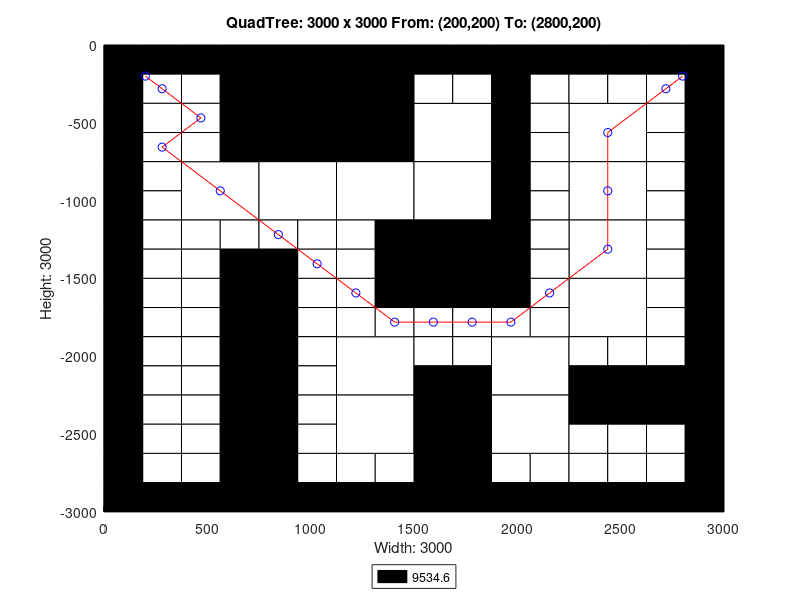

The MATLAB script that drew this image:
axis([0 3000 -3000 0]);
title('QuadTree: 3000 x 3000 From: (200,200) To: (2800,200)');
xlabel('Width: 3000');
ylabel('Height: 3000');
rectangle('Position',[750 -750 750 750], 'FaceColor',[0 0 0]);
rectangle('Position',[375 -1125 375 375], 'FaceColor',[1 1 1]);
rectangle('Position',[750 -1125 375 375], 'FaceColor',[1 1 1]);
rectangle('Position',[1125 -1125 375 375], 'FaceColor',[1 1 1]);
rectangle('Position',[1500 -750 375 375], 'FaceColor',[1 1 1]);
rectangle('Position',[2250 -750 375 375], 'FaceColor',[1 1 1]);
rectangle('Position',[1500 -1125 375 375], 'FaceColor',[1 1 1]);
rectangle('Position',[1500 -1500 375 375], 'FaceColor',[0 0 0]);
rectangle('Position',[2250 -1125 375 375], 'FaceColor',[1 1 1]);
rectangle('Position',[2250 -1500 375 375], 'FaceColor',[1 1 1]);
rectangle('Position',[1125 -2250 375 375], 'FaceColor',[1 1 1]);
rectangle('Position',[1125 -2625 375 375], 'FaceColor',[1 1 1]);
rectangle('Position',[1875 -2250 375 375], 'FaceColor',[1 1 1]);
rectangle('Position',[2250 -1875 375 375], 'FaceColor',[1 1 1]);
rectangle('Position',[1500 -2625 375 375], 'FaceColor',[0 0 0]);
rectangle('Position',[1875 -2625 375 375], 'FaceColor',[1 1 1]);
rectangle('Position',[1500 -3000 375 375], 'FaceColor',[0 0 0]);
rectangle('Position',[0 -187.5 187.5 187.5], 'FaceColor',[0 0 0]);
rectangle('Position',[187.5 -187.5 187.5 187.5], 'FaceColor',[0 0 0]);
rectangle('Position',[0 -375 187.5 187.5], 'FaceColor',[0 0 0]);
rectangle('Position',[187.5 -375 187.5 187.5], 'FaceColor',[1 1 1]);
rectangle('Position',[375 -187.5 187.5 187.5], 'FaceColor',[0 0 0]);
rectangle('Position',[562.5 -187.5 187.5 187.5], 'FaceColor',[0 0 0]);
rectangle('Position',[375 -375 187.5 187.5], 'FaceColor',[1 1 1]);
rectangle('Position',[562.5 -375 187.5 187.5], 'FaceColor',[0 0 0]);
rectangle('Position',[0 -562.5 187.5 187.5], 'FaceColor',[0 0 0]);
rectangle('Position',[187.5 -562.5 187.5 187.5], 'FaceColor',[1 1 1]);
rectangle('Position',[0 -750 187.5 187.5], 'FaceColor',[0 0 0]);
rectangle('Position',[187.5 -750 187.5 187.5], 'FaceColor',[1 1 1]);
rectangle('Position',[375 -562.5 187.5 187.5], 'FaceColor',[1 1 1]);
rectangle('Position',[562.5 -562.5 187.5 187.5], 'FaceColor',[0 0 0]);
rectangle('Position',[375 -750 187.5 187.5], 'FaceColor',[1 1 1]);
rectangle('Position',[562.5 -750 187.5 187.5], 'FaceColor',[0 0 0]);
rectangle('Position',[0 -937.5 187.5 187.5], 'FaceColor',[0 0 0]);
rectangle('Position',[187.5 -937.5 187.5 187.5], 'FaceColor',[1 1 1]);
rectangle('Position',[0 -1125 187.5 187.5], 'FaceColor',[0 0 0]);
rectangle('Position',[187.5 -1125 187.5 187.5], 'FaceColor',[1 1 1]);
rectangle('Position',[0 -1312.5 187.5 187.5], 'FaceColor',[0 0 0]);
rectangle('Position',[187.5 -1312.5 187.5 187.5], 'FaceColor',[1 1 1]);
rectangle('Position',[0 -1500 187.5 187.5], 'FaceColor',[0 0 0]);
rectangle('Position',[187.5 -1500 187.5 187.5], 'FaceColor',[1 1 1]);
rectangle('Position',[375 -1312.5 187.5 187.5], 'FaceColor',[1 1 1]);
rectangle('Position',[562.5 -1312.5 187.5 187.5], 'FaceColor',[1 1 1]);
rectangle('Position',[375 -1500 187.5 187.5], 'FaceColor',[1 1 1]);
rectangle('Position',[562.5 -1500 187.5 187.5], 'FaceColor',[0 0 0]);
rectangle('Position',[750 -1312.5 187.5 187.5], 'FaceColor',[1 1 1]);
rectangle('Position',[937.5 -1312.5 187.5 187.5], 'FaceColor',[1 1 1]);
rectangle('Position',[750 -1500 187.5 187.5], 'FaceColor',[0 0 0]);
rectangle('Position',[937.5 -1500 187.5 187.5], 'FaceColor',[1 1 1]);
rectangle('Position',[1125 -1312.5 187.5 187.5], 'FaceColor',[1 1 1]);
rectangle('Position',[1312.5 -1312.5 187.5 187.5], 'FaceColor',[0 0 0]);
rectangle('Position',[1125 -1500 187.5 187.5], 'FaceColor',[1 1 1]);
rectangle('Position',[1312.5 -1500 187.5 187.5], 'FaceColor',[0 0 0]);
rectangle('Position',[1500 -187.5 187.5 187.5], 'FaceColor',[0 0 0]);
rectangle('Position',[1687.5 -187.5 187.5 187.5], 'FaceColor',[0 0 0]);
rectangle('Position',[1500 -375 187.5 187.5], 'FaceColor',[1 1 1]);
rectangle('Position',[1687.5 -375 187.5 187.5], 'FaceColor',[1 1 1]);
rectangle('Position',[1875 -187.5 187.5 187.5], 'FaceColor',[0 0 0]);
rectangle('Position',[2062.5 -187.5 187.5 187.5], 'FaceColor',[0 0 0]);
rectangle('Position',[1875 -375 187.5 187.5], 'FaceColor',[0 0 0]);
rectangle('Position',[2062.5 -375 187.5 187.5], 'FaceColor',[1 1 1]);
rectangle('Position',[1875 -562.5 187.5 187.5], 'FaceColor',[0 0 0]);
rectangle('Position',[2062.5 -562.5 187.5 187.5], 'FaceColor',[1 1 1]);
rectangle('Position',[1875 -750 187.5 187.5], 'FaceColor',[0 0 0]);
rectangle('Position',[2062.5 -750 187.5 187.5], 'FaceColor',[1 1 1]);
rectangle('Position',[2250 -187.5 187.5 187.5], 'FaceColor',[0 0 0]);
rectangle('Position',[2437.5 -187.5 187.5 187.5], 'FaceColor',[0 0 0]);
rectangle('Position',[2250 -375 187.5 187.5], 'FaceColor',[1 1 1]);
rectangle('Position',[2437.5 -375 187.5 187.5], 'FaceColor',[1 1 1]);
rectangle('Position',[2625 -187.5 187.5 187.5], 'FaceColor',[0 0 0]);
rectangle('Position',[2812.5 -187.5 187.5 187.5], 'FaceColor',[0 0 0]);
rectangle('Position',[2625 -375 187.5 187.5], 'FaceColor',[1 1 1]);
rectangle('Position',[2812.5 -375 187.5 187.5], 'FaceColor',[0 0 0]);
rectangle('Position',[2625 -562.5 187.5 187.5], 'FaceColor',[1 1 1]);
rectangle('Position',[2812.5 -562.5 187.5 187.5], 'FaceColor',[0 0 0]);
rectangle('Position',[2625 -750 187.5 187.5], 'FaceColor',[1 1 1]);
rectangle('Position',[2812.5 -750 187.5 187.5], 'FaceColor',[0 0 0]);
rectangle('Position',[1875 -937.5 187.5 187.5], 'FaceColor',[0 0 0]);
rectangle('Position',[2062.5 -937.5 187.5 187.5], 'FaceColor',[1 1 1]);
rectangle('Position',[1875 -1125 187.5 187.5], 'FaceColor',[0 0 0]);
rectangle('Position',[2062.5 -1125 187.5 187.5], 'FaceColor',[1 1 1]);
rectangle('Position',[1875 -1312.5 187.5 187.5], 'FaceColor',[0 0 0]);
rectangle('Position',[2062.5 -1312.5 187.5 187.5], 'FaceColor',[1 1 1]);
rectangle('Position',[1875 -1500 187.5 187.5], 'FaceColor',[0 0 0]);
rectangle('Position',[2062.5 -1500 187.5 187.5], 'FaceColor',[1 1 1]);
rectangle('Position',[2625 -937.5 187.5 187.5], 'FaceColor',[1 1 1]);
rectangle('Position',[2812.5 -937.5 187.5 187.5], 'FaceColor',[0 0 0]);
rectangle('Position',[2625 -1125 187.5 187.5], 'FaceColor',[1 1 1]);
rectangle('Position',[2812.5 -1125 187.5 187.5], 'FaceColor',[0 0 0]);
rectangle('Position',[2625 -1312.5 187.5 187.5], 'FaceColor',[1 1 1]);
rectangle('Position',[2812.5 -1312.5 187.5 187.5], 'FaceColor',[0 0 0]);
rectangle('Position',[2625 -1500 187.5 187.5], 'FaceColor',[1 1 1]);
rectangle('Position',[2812.5 -1500 187.5 187.5], 'FaceColor',[0 0 0]);
rectangle('Position',[0 -1687.5 187.5 187.5], 'FaceColor',[0 0 0]);
rectangle('Position',[187.5 -1687.5 187.5 187.5], 'FaceColor',[1 1 1]);
rectangle('Position',[0 -1875 187.5 187.5], 'FaceColor',[0 0 0]);
rectangle('Position',[187.5 -1875 187.5 187.5], 'FaceColor',[1 1 1]);
rectangle('Position',[375 -1687.5 187.5 187.5], 'FaceColor',[1 1 1]);
rectangle('Position',[562.5 -1687.5 187.5 187.5], 'FaceColor',[0 0 0]);
rectangle('Position',[375 -1875 187.5 187.5], 'FaceColor',[1 1 1]);
rectangle('Position',[562.5 -1875 187.5 187.5], 'FaceColor',[0 0 0]);
rectangle('Position',[0 -2062.5 187.5 187.5], 'FaceColor',[0 0 0]);
rectangle('Position',[187.5 -2062.5 187.5 187.5], 'FaceColor',[1 1 1]);
rectangle('Position',[0 -2250 187.5 187.5], 'FaceColor',[0 0 0]);
rectangle('Position',[187.5 -2250 187.5 187.5], 'FaceColor',[1 1 1]);
rectangle('Position',[375 -2062.5 187.5 187.5], 'FaceColor',[1 1 1]);
rectangle('Position',[562.5 -2062.5 187.5 187.5], 'FaceColor',[0 0 0]);
rectangle('Position',[375 -2250 187.5 187.5], 'FaceColor',[1 1 1]);
rectangle('Position',[562.5 -2250 187.5 187.5], 'FaceColor',[0 0 0]);
rectangle('Position',[750 -1687.5 187.5 187.5], 'FaceColor',[0 0 0]);
rectangle('Position',[937.5 -1687.5 187.5 187.5], 'FaceColor',[1 1 1]);
rectangle('Position',[750 -1875 187.5 187.5], 'FaceColor',[0 0 0]);
rectangle('Position',[937.5 -1875 187.5 187.5], 'FaceColor',[1 1 1]);
rectangle('Position',[1125 -1687.5 187.5 187.5], 'FaceColor',[1 1 1]);
rectangle('Position',[1312.5 -1687.5 187.5 187.5], 'FaceColor',[0 0 0]);
rectangle('Position',[1125 -1875 187.5 187.5], 'FaceColor',[1 1 1]);
rectangle('Position',[1312.5 -1875 187.5 187.5], 'FaceColor',[1 1 1]);
rectangle('Position',[750 -2062.5 187.5 187.5], 'FaceColor',[0 0 0]);
rectangle('Position',[937.5 -2062.5 187.5 187.5], 'FaceColor',[1 1 1]);
rectangle('Position',[750 -2250 187.5 187.5], 'FaceColor',[0 0 0]);
rectangle('Position',[937.5 -2250 187.5 187.5], 'FaceColor',[1 1 1]);
rectangle('Position',[0 -2437.5 187.5 187.5], 'FaceColor',[0 0 0]);
rectangle('Position',[187.5 -2437.5 187.5 187.5], 'FaceColor',[1 1 1]);
rectangle('Position',[0 -2625 187.5 187.5], 'FaceColor',[0 0 0]);
rectangle('Position',[187.5 -2625 187.5 187.5], 'FaceColor',[1 1 1]);
rectangle('Position',[375 -2437.5 187.5 187.5], 'FaceColor',[1 1 1]);
rectangle('Position',[562.5 -2437.5 187.5 187.5], 'FaceColor',[0 0 0]);
rectangle('Position',[375 -2625 187.5 187.5], 'FaceColor',[1 1 1]);
rectangle('Position',[562.5 -2625 187.5 187.5], 'FaceColor',[0 0 0]);
rectangle('Position',[0 -2812.5 187.5 187.5], 'FaceColor',[0 0 0]);
rectangle('Position',[187.5 -2812.5 187.5 187.5], 'FaceColor',[1 1 1]);
rectangle('Position',[0 -3000 187.5 187.5], 'FaceColor',[0 0 0]);
rectangle('Position',[187.5 -3000 187.5 187.5], 'FaceColor',[0 0 0]);
rectangle('Position',[375 -2812.5 187.5 187.5], 'FaceColor',[1 1 1]);
rectangle('Position',[562.5 -2812.5 187.5 187.5], 'FaceColor',[0 0 0]);
rectangle('Position',[375 -3000 187.5 187.5], 'FaceColor',[0 0 0]);
rectangle('Position',[562.5 -3000 187.5 187.5], 'FaceColor',[0 0 0]);
rectangle('Position',[750 -2437.5 187.5 187.5], 'FaceColor',[0 0 0]);
rectangle('Position',[937.5 -2437.5 187.5 187.5], 'FaceColor',[1 1 1]);
rectangle('Position',[750 -2625 187.5 187.5], 'FaceColor',[0 0 0]);
rectangle('Position',[937.5 -2625 187.5 187.5], 'FaceColor',[1 1 1]);
rectangle('Position',[750 -2812.5 187.5 187.5], 'FaceColor',[0 0 0]);
rectangle('Position',[937.5 -2812.5 187.5 187.5], 'FaceColor',[1 1 1]);
rectangle('Position',[750 -3000 187.5 187.5], 'FaceColor',[0 0 0]);
rectangle('Position',[937.5 -3000 187.5 187.5], 'FaceColor',[0 0 0]);
rectangle('Position',[1125 -2812.5 187.5 187.5], 'FaceColor',[1 1 1]);
rectangle('Position',[1312.5 -2812.5 187.5 187.5], 'FaceColor',[1 1 1]);
rectangle('Position',[1125 -3000 187.5 187.5], 'FaceColor',[0 0 0]);
rectangle('Position',[1312.5 -3000 187.5 187.5], 'FaceColor',[0 0 0]);
rectangle('Position',[1500 -1687.5 187.5 187.5], 'FaceColor',[0 0 0]);
rectangle('Position',[1687.5 -1687.5 187.5 187.5], 'FaceColor',[0 0 0]);
rectangle('Position',[1500 -1875 187.5 187.5], 'FaceColor',[1 1 1]);
rectangle('Position',[1687.5 -1875 187.5 187.5], 'FaceColor',[1 1 1]);
rectangle('Position',[1875 -1687.5 187.5 187.5], 'FaceColor',[0 0 0]);
rectangle('Position',[2062.5 -1687.5 187.5 187.5], 'FaceColor',[1 1 1]);
rectangle('Position',[1875 -1875 187.5 187.5], 'FaceColor',[1 1 1]);
rectangle('Position',[2062.5 -1875 187.5 187.5], 'FaceColor',[1 1 1]);
rectangle('Position',[1500 -2062.5 187.5 187.5], 'FaceColor',[1 1 1]);
rectangle('Position',[1687.5 -2062.5 187.5 187.5], 'FaceColor',[1 1 1]);
rectangle('Position',[1500 -2250 187.5 187.5], 'FaceColor',[0 0 0]);
rectangle('Position',[1687.5 -2250 187.5 187.5], 'FaceColor',[0 0 0]);
rectangle('Position',[2625 -1687.5 187.5 187.5], 'FaceColor',[1 1 1]);
rectangle('Position',[2812.5 -1687.5 187.5 187.5], 'FaceColor',[0 0 0]);
rectangle('Position',[2625 -1875 187.5 187.5], 'FaceColor',[1 1 1]);
rectangle('Position',[2812.5 -1875 187.5 187.5], 'FaceColor',[0 0 0]);
rectangle('Position',[2250 -2062.5 187.5 187.5], 'FaceColor',[1 1 1]);
rectangle('Position',[2437.5 -2062.5 187.5 187.5], 'FaceColor',[1 1 1]);
rectangle('Position',[2250 -2250 187.5 187.5], 'FaceColor',[0 0 0]);
rectangle('Position',[2437.5 -2250 187.5 187.5], 'FaceColor',[0 0 0]);
rectangle('Position',[2625 -2062.5 187.5 187.5], 'FaceColor',[1 1 1]);
rectangle('Position',[2812.5 -2062.5 187.5 187.5], 'FaceColor',[0 0 0]);
rectangle('Position',[2625 -2250 187.5 187.5], 'FaceColor',[0 0 0]);
rectangle('Position',[2812.5 -2250 187.5 187.5], 'FaceColor',[0 0 0]);
rectangle('Position',[1875 -2812.5 187.5 187.5], 'FaceColor',[1 1 1]);
rectangle('Position',[2062.5 -2812.5 187.5 187.5], 'FaceColor',[1 1 1]);
rectangle('Position',[1875 -3000 187.5 187.5], 'FaceColor',[0 0 0]);
rectangle('Position',[2062.5 -3000 187.5 187.5], 'FaceColor',[0 0 0]);
rectangle('Position',[2250 -2437.5 187.5 187.5], 'FaceColor',[0 0 0]);
rectangle('Position',[2437.5 -2437.5 187.5 187.5], 'FaceColor',[0 0 0]);
rectangle('Position',[2250 -2625 187.5 187.5], 'FaceColor',[1 1 1]);
rectangle('Position',[2437.5 -2625 187.5 187.5], 'FaceColor',[1 1 1]);
rectangle('Position',[2625 -2437.5 187.5 187.5], 'FaceColor',[0 0 0]);
rectangle('Position',[2812.5 -2437.5 187.5 187.5], 'FaceColor',[0 0 0]);
rectangle('Position',[2625 -2625 187.5 187.5], 'FaceColor',[1 1 1]);
rectangle('Position',[2812.5 -2625 187.5 187.5], 'FaceColor',[0 0 0]);
rectangle('Position',[2250 -2812.5 187.5 187.5], 'FaceColor',[1 1 1]);
rectangle('Position',[2437.5 -2812.5 187.5 187.5], 'FaceColor',[1 1 1]);
rectangle('Position',[2250 -3000 187.5 187.5], 'FaceColor',[0 0 0]);
rectangle('Position',[2437.5 -3000 187.5 187.5], 'FaceColor',[0 0 0]);
rectangle('Position',[2625 -2812.5 187.5 187.5], 'FaceColor',[1 1 1]);
rectangle('Position',[2812.5 -2812.5 187.5 187.5], 'FaceColor',[0 0 0]);
rectangle('Position',[2625 -3000 187.5 187.5], 'FaceColor',[0 0 0]);
rectangle('Position',[2812.5 -3000 187.5 187.5], 'FaceColor',[0 0 0]);
X=[2800,2718.75,2437.5,2437.5,2437.5,2156.25,1968.75,1781.25,1593.75,1406.25,1218.75,1031.25,843.75,562.5,281.25,468.75,281.25,200];
Y=[-200,-281.25,-562.5,-937.5,-1312.5,-1593.75,-1781.25,-1781.25,-1781.25,-1781.25,-1593.75,-1406.25,-1218.75,-937.5,-656.25,-468.75,-281.25,-200];
hold on;
plot(X,Y,'r');
plot(X,Y,'bo');
legend('9534.6','Location','southoutside');
